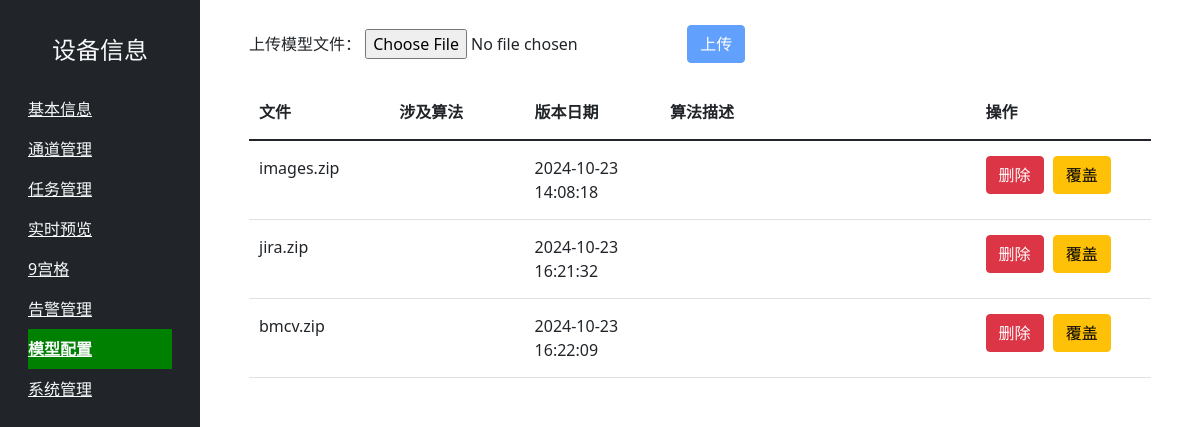
Page /model_settings (signed in) on the committed database.
### app.py (models this page shows)
class Model(db.Model):
    id = db.Column(db.Integer, primary_key=True)
    filename = db.Column(db.String(100))
    filepath = db.Column(db.String(200))
    upload_date = db.Column(db.String(100))
    file_size = db.Column(db.Integer)
    file_md5 = db.Column(db.String(100))

### app.py (the view)
@app.route('/model_settings')
@login_required
def model_settings():
    models = Model.query.all()  # 从数据库中读取所有已上传的模型
    return render_template('model_settings.html', models=models)

### app.py (called while the page is built)
def login_required(f):
    @wraps(f)
    def decorated_function(*args, **kwargs):
        if not session.get('logged_in'):
            return redirect(url_for('login'))
        return f(*args, **kwargs)
    return decorated_function

### templates/model_settings.html (shortened to what this page needs)
{% extends 'base.html' %}
{% block content %}
<div class="container" style="width: 100%;">
    <table style="width: 100%; height: 100%;">
        <tr>
            <td style="vertical-align: top;">
                <form method="POST" action="/upload_model" enctype="multipart/form-data" style="display: flex; align-items: center;">
                    <div class="form-group" style="margin-right: 10px;">
                        <label for="fileUpload" class="sr-only">上传模型文件：</label>
                        <input type="file" name="file" class="form-control-file" id="fileUpload" onchange="checkFile()">
                    </div>
                    <button type="submit" class="btn btn-primary" id="uploadButton" disabled>上传</button>
                </form>
            </td>
        </tr>
        <tr>
            <td style="vertical-align: top;">
                <table class="table" style="width: 100%; table-layout: fixed; margin-top: 20px;">
                    <thead>
                        <tr>
                            <th style="width: 15%; padding-left: 10px; padding-top: 15px; padding-bottom: 15px;">文件</th>
                            <th style="width: 15%; padding: 15px;">涉及算法</th>
                            <th style="width: 15%; padding: 15px;">版本日期</th>
                            <th style="width: 35%; padding: 15px;">算法描述</th>
                            <th style="width: 20%; padding: 15px;">操作</th>
                        </tr>
                    </thead>
                    <tbody>
                        {% for model in models %}
                        <tr>
                            <td id="filename-{{ model.id }}" style="padding-left: 10px; padding-top: 15px; padding-bottom: 15px;">{{ model.filename }}</td>
                            <td style="padding: 15px;">{{ model.algorithm }}</td>
                            <td style="padding: 15px;">{{ model.upload_date }}</td>
                            <td style="padding: 15px;">{{ model.description }}</td>
                            <td style="padding: 15px;">
                                <form method="POST" action="/delete_model/{{ model.id }}" style="display:inline-block; margin-right: 5px;">
                                    <button type="submit" class="btn btn-danger">删除</button>
                                </form>
                                <form method="POST" action="/overwrite_model/{{ model.id }}" enctype="multipart/form-data" style="display:inline-block;">
                                    <button type="button" class="btn btn-warning" onclick="document.getElementById('overwriteFile-{{ model.id }}').click();">覆盖</button>
                                </form>
                            </td>
                        </tr>
                        {% endfor %}
                    </tbody>
                </table>
            </td>
        </tr>
    </table>
</div>
{% endblock %}

### static/styles.css (style rules this page uses)
body { display: flex; height: 100vh; margin: 0; }

### rows in the picture
Model: filename "images.zip", upload_date "2024-10-23 14:08:18"
Model: filename "jira.zip", upload_date "2024-10-23 16:21:32"
Model: filename "bmcv.zip", upload_date "2024-10-23 16:22:09"
